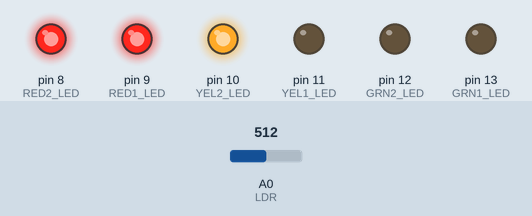
A sketch run on a simulated Arduino Uno, built with avr-gcc and run on an emulated ATmega328P. Shown: output pins drawn as LEDs (lit = HIGH). The test bench sets the inputs (shaded band); at power-on: A0 (LDR) = 512.

Above: at 1.2 s.
1.3 s: A0 (LDR) set to 446
2.8 s: A0 (LDR) set to 427
At 3.9 s:
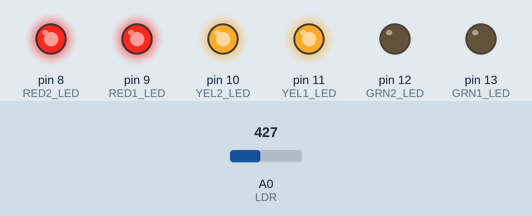
4.3 s: A0 (LDR) set to 307
5.8 s: A0 (LDR) set to 286
At 6.1 s:
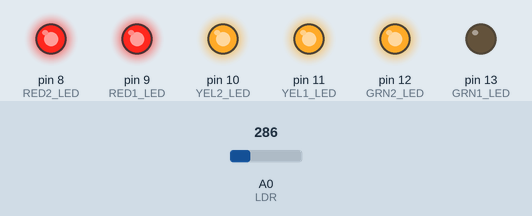
7.3 s: A0 (LDR) set to 160
8.8 s: A0 (LDR) set to 133
At 9.6 s:
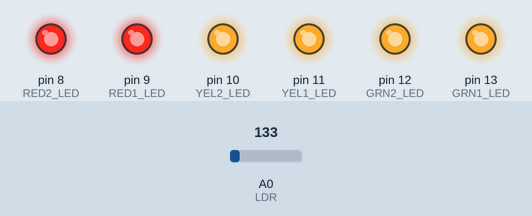
Timing chart, 0 to 11.3 s (numbered marks = the images above; inputs shaded):
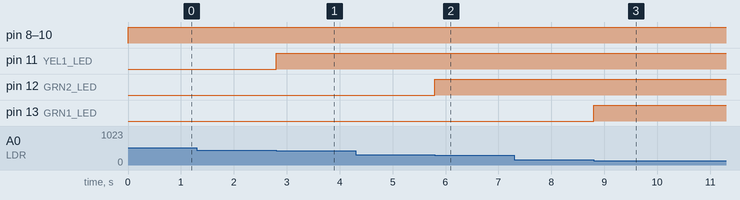

Measured:
- the behaviour switches between 440 and 439 on A0 (LDR) (found by bisection; images 0 and 1)
- the behaviour switches between 294 and 293 on A0 (LDR) (found by bisection; images 1 and 2)
- the behaviour switches between 147 and 146 on A0 (LDR) (found by bisection; images 2 and 3)
- after the input at 1.3 s, every drawn part: stays the same
- after the input at 2.8 s, pin 11 (YEL1_LED): LOW → HIGH at once
- after the input at 4.3 s, every drawn part: stays the same
- after the input at 5.8 s, pin 12 (GRN2_LED): LOW → HIGH at once
- after the input at 7.3 s, every drawn part: stays the same
- after the input at 8.8 s, pin 13 (GRN1_LED): LOW → HIGH at once

The sketch:

Light_Meter.ino
```cpp
/* FILE:    Light_Meter
   DATE:    19/09/16
   VERSION: 0.1
   AUTHOR:  Andrew Davies

19/09/16 version 0.1: Original version

THIS SOFTWARE IS PROVIDED "AS IS". HOBBY COMPONENTS MAKES NO WARRANTIES, WHETHER
EXPRESS, IMPLIED OR STATUTORY, INCLUDING, BUT NOT LIMITED TO, IMPLIED WARRANTIES OF
MERCHANTABILITY AND FITNESS FOR A PARTICULAR PURPOSE, ACCURACY OR LACK OF NEGLIGENCE.
HOBBY COMPONENTS SHALL NOT, IN ANY CIRCUMSTANCES, BE LIABLE FOR ANY DAMAGES,
INCLUDING, BUT NOT LIMITED TO, SPECIAL, INCIDENTAL OR CONSEQUENTIAL DAMAGES FOR ANY
REASON WHATSOEVER.
*/


/* Digital pins for the 6 LEDs */
#define GRN1_LED 13
#define GRN2_LED 12
#define YEL1_LED 11
#define YEL2_LED 10
#define RED1_LED 9
#define RED2_LED 8

/* Analogue pin for the light dependant resistor */
#define LDR A0

#define OFF HIGH //LED OFF state.
#define ON LOW   //LED ON state.


void setup()
{
  /* Set all LED pins to outputs */
  pinMode(GRN1_LED, OUTPUT);
  pinMode(GRN2_LED, OUTPUT);
  pinMode(YEL1_LED, OUTPUT);
  pinMode(YEL2_LED, OUTPUT);
  pinMode(RED1_LED, OUTPUT);
  pinMode(RED2_LED, OUTPUT);
}


void loop()
{
  unsigned int Level;

  /* Get the current light level. The value will be between 0 and 1023 */
  Level = analogRead(LDR);

  /* Turn the LED's on or off depending on the light level */
  if(Level > 146)
    digitalWrite(GRN1_LED, ON);
  else
    digitalWrite(GRN1_LED, OFF);

  if(Level > 293)
    digitalWrite(GRN2_LED, ON);
  else
    digitalWrite(GRN2_LED, OFF);

  if(Level > 439)
    digitalWrite(YEL1_LED, ON);
  else
    digitalWrite(YEL1_LED, OFF);

  if(Level > 585)
    digitalWrite(YEL2_LED, ON);
  else
    digitalWrite(YEL2_LED, OFF);

  if(Level > 731)
    digitalWrite(RED1_LED, ON);
  else
    digitalWrite(RED1_LED, OFF);

  if(Level > 877)
    digitalWrite(RED2_LED, ON);
  else
    digitalWrite(RED2_LED, OFF);
}
```
